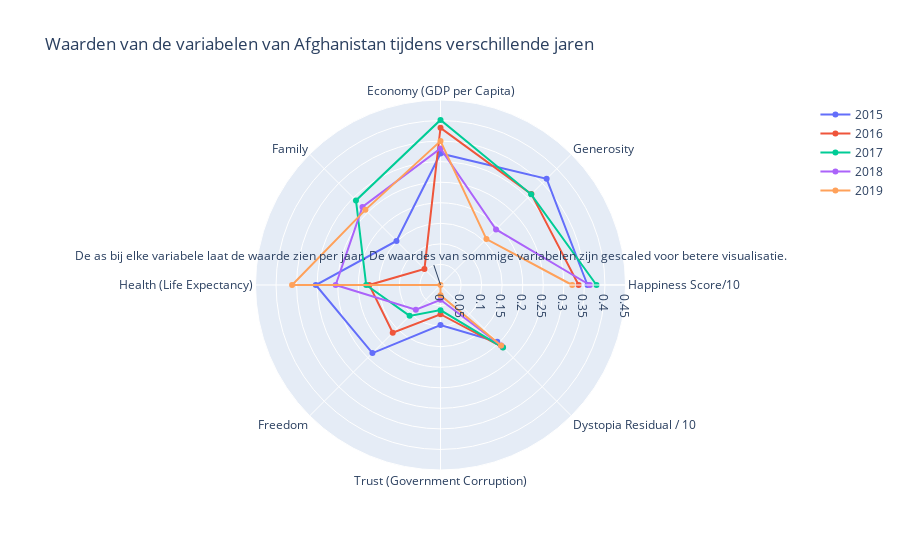

Notebook cell for this chart:
### Code cell
year = df.head(n=5)["Year"]
generosity = df.head(n=5)["Generosity"]
economy  = df.head(n=5)["Economy (GDP per Capita)"]
family  = df.head(n=5)["Family"]/2
health  = df.head(n=5)["Health (Life Expectancy)"]
freedom  = df.head(n=5)["Freedom"]
trust  = df.head(n=5)["Trust (Government Corruption)"]
dystopia  = df.head(n=5)["Dystopia Residual"]/10
rank = df.head(n=5)["Happiness Rank"] 
score = df.head(n=5)["Happiness Score"]/10

categories = ["Happiness Score/10","Generosity", "Economy (GDP per Capita)", "Family","Health (Life Expectancy)","Freedom",
              "Trust (Government Corruption)","Dystopia Residual / 10"] 


fig = go.Figure()
count = 0

for i in year:
    
    fig.add_trace(go.Scatterpolar(
          r=[score[count],generosity[count], economy[count], family[count],health[count],freedom[count],trust[count],dystopia[count]],
          theta=categories,
 #       fill = "toself",
          name=i
    ))
    count += 1

fig.update_layout(
    title = "Waarden van de variabelen van Afghanistan tijdens verschillende jaren",
  polar=dict(
    radialaxis=dict(
      visible=True,
      range=[0, 0.45]
    )),
  showlegend=True,
 margin_b=90, #increase the bottom margin to have space for caption
                    annotations = [dict(x=0.5, y=-0.25,
                                        showarrow=False,
                                        text ='De as bij elke variabele laat de waarde zien per jaar. De waardes van sommige variabelen zijn gescaled voor betere visualisatie.')]
)

fig.show()

### Figure 1 — Plotly figure (JSON) as saved in the notebook; plotly's stock layout.template omitted (floating-point values rounded to 4 significant figures)
{"data": [{"name": "2015", "r": [0.3575, 0.3651, 0.3198, 0.1514, 0.3034, 0.2341, 0.09719, 0.1952], "theta": ["Happiness Score/10", "Generosity", "Economy (GDP per Capita)", "Family", "Health (Life Expectancy)", "Freedom", "Trust (Government Corruption)", "Dystopia Residual / 10"], "type": "scatterpolar"}, {"name": "2016", "r": [0.336, 0.3127, 0.3823, 0.05518, 0.1734, 0.1643, 0.07112, 0.2146], "theta": ["Happiness Score/10", "Generosity", "Economy (GDP per Capita)", "Family", "Health (Life Expectancy)", "Freedom", "Trust (Government Corruption)", "Dystopia Residual / 10"], "type": "scatterpolar"}, {"name": "2017", "r": [0.3794, 0.3119, 0.4015, 0.2908, 0.1807, 0.1062, 0.06116, 0.2151], "theta": ["Happiness Score/10", "Generosity", "Economy (GDP per Capita)", "Family", "Health (Life Expectancy)", "Freedom", "Trust (Government Corruption)", "Dystopia Residual / 10"], "type": "scatterpolar"}, {"name": "2018", "r": [0.3632, 0.191, 0.332, 0.2685, 0.255, 0.085, 0.036, 0.2083], "theta": ["Happiness Score/10", "Generosity", "Economy (GDP per Capita)", "Family", "Health (Life Expectancy)", "Freedom", "Trust (Government Corruption)", "Dystopia Residual / 10"], "type": "scatterpolar"}, {"name": "2019", "r": [0.3203, 0.158, 0.35, 0.2585, 0.361, 0, 0.025, 0.2083], "theta": ["Happiness Score/10", "Generosity", "Economy (GDP per Capita)", "Family", "Health (Life Expectancy)", "Freedom", "Trust (Government Corruption)", "Dystopia Residual / 10"], "type": "scatterpolar"}], "layout": {"annotations": [{"text": "De as bij elke variabele laat de waarde zien per jaar. De waardes van sommige variabelen zijn gescaled voor betere visualisatie."}], "margin": {"b": 90}, "polar": {"radialaxis": {"range": [0, 0.45], "visible": true}}, "showlegend": true, "title": {"text": "Waarden van de variabelen van Afghanistan tijdens verschillende jaren"}}}
